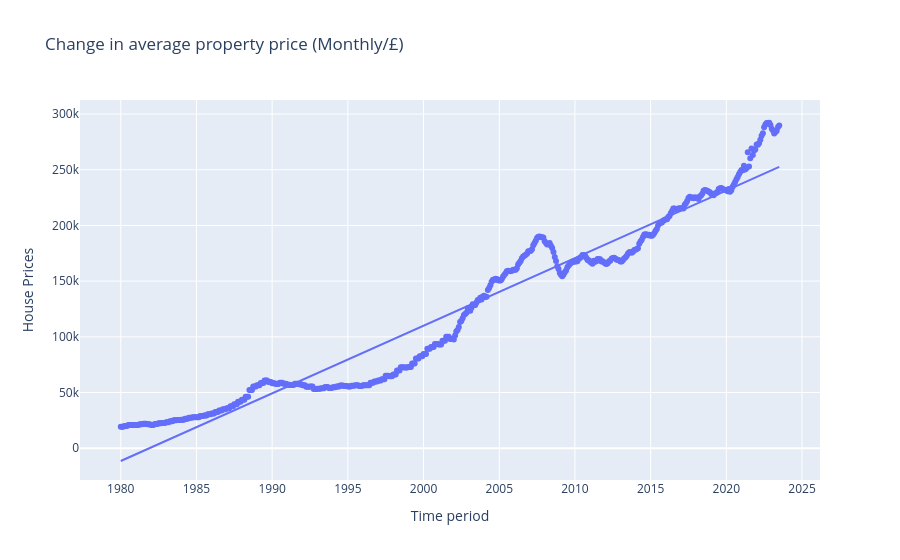

This figure's notebook cell:
### Code cell
# Let's make a title and x-axis and y-axis names, plus fit a trend line to see if there's a trend/relationship between x and y
# Hit control + j to open your terminal, or click 3 lines on top LHS and get terminal from there
# In terimanl type pip install statsmodels then click x in popup to close it down

import statsmodels

# We have to use period_dt because it won't work if we use period (which isn't in the format - time - that scatter plot needs it to be)
# New visual where ols will look at a trend line
# Labels bit - LHS gives us original name and RHS of : gives us what we want it to say instead
# ols is a type of trend line? There are others out there?
# ols - order of least squares gives a line closest to the points
price_over_time_ols = px.scatter(df, 
                                 x='period_dt',
                                 y='average price all property types',
                                 title="Change in average property price (Monthly/£)",
                                 labels={'period_dt':"Time period",
                                         'average price all property types':"House Prices"},
                                 trendline="ols")

price_over_time_ols.show()

### Figure 1 — Plotly figure (JSON) as saved in the notebook; plotly's stock layout.template omitted (floating-point values rounded to 4 significant figures; data arrays with more than 128 entries replaced by an {"elided": "..."} marker saying what was removed)
{"data": [{"hovertemplate": "Time period=%{x}<br>House Prices=%{y}<extra></extra>", "legendgroup": "", "marker": {"color": "#636efa", "symbol": "circle"}, "mode": "markers", "name": "", "orientation": "v", "showlegend": false, "type": "scatter", "x": {"elided": "523 str values"}, "xaxis": "x", "y": {"elided": "523 int values"}, "yaxis": "y"}, {"hovertemplate": "<b>OLS trendline</b><br>average price all property types = 0.000192392 * period_dt + -72183.4<br>R<sup>2</sup>=0.946086<br><br>Time period=%{x}<br>House Prices=%{y} <b>(trend)</b><extra></extra>", "legendgroup": "", "marker": {"color": "#636efa", "symbol": "circle"}, "mode": "lines", "name": "", "showlegend": false, "type": "scatter", "x": {"elided": "523 str values"}, "xaxis": "x", "y": {"elided": "523 float values"}, "yaxis": "y"}], "layout": {"legend": {"tracegroupgap": 0}, "title": {"text": "Change in average property price (Monthly/£)"}, "xaxis": {"anchor": "y", "domain": [0, 1], "title": {"text": "Time period"}}, "yaxis": {"anchor": "x", "domain": [0, 1], "title": {"text": "House Prices"}}}}
